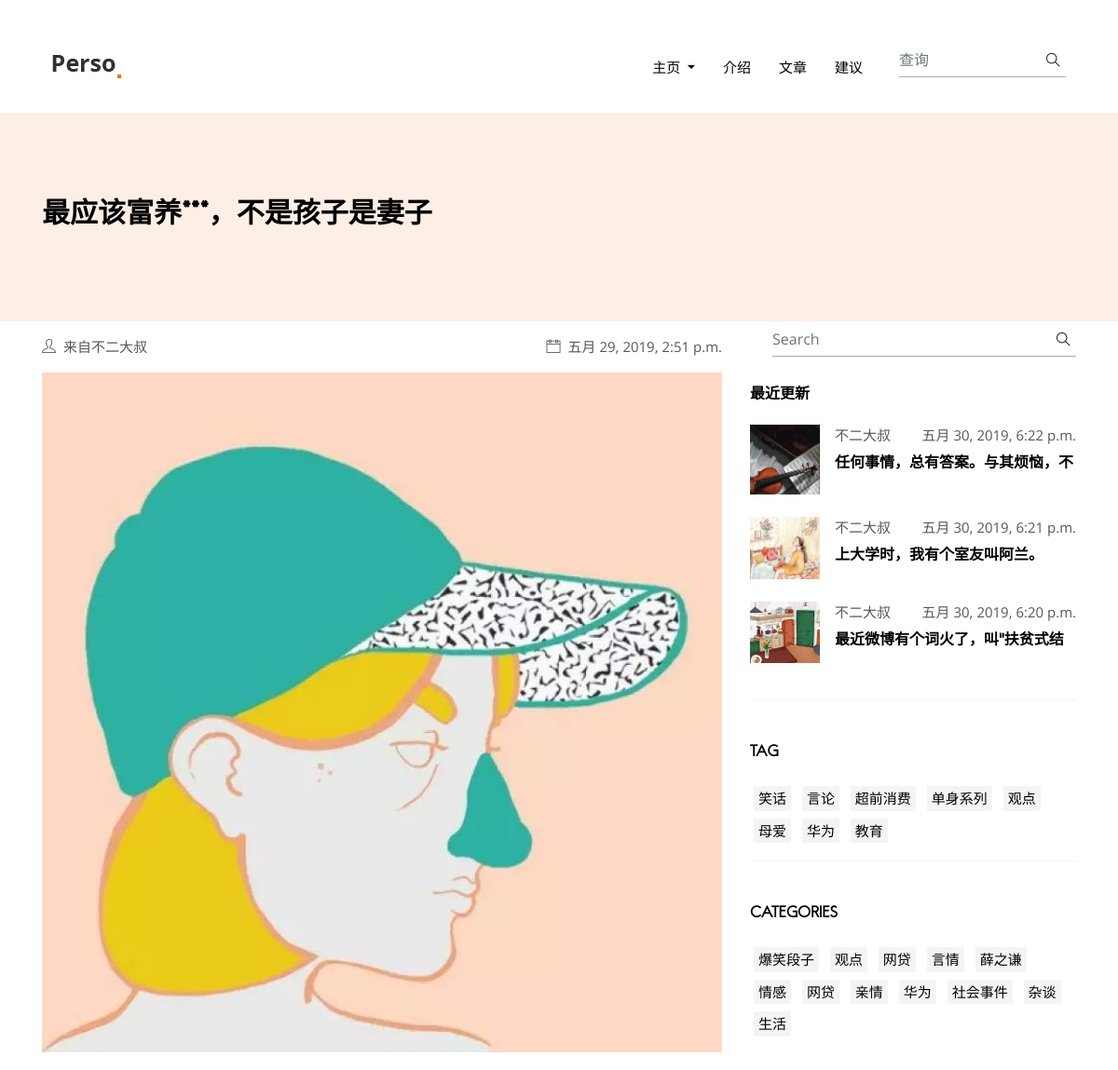
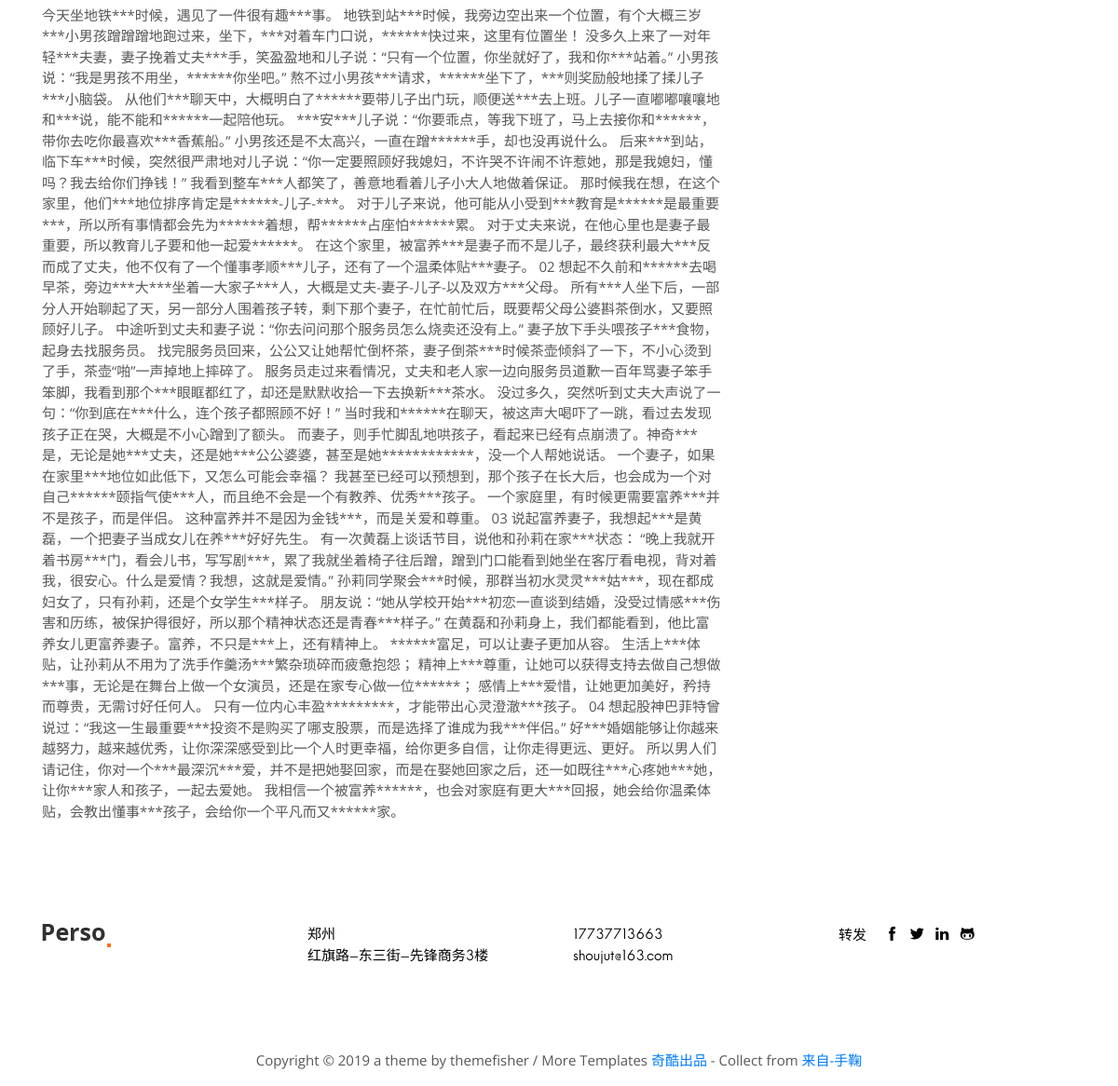
The app's page /blog/detail/13/ with its own data (2 pictures, top to bottom).
### blog/models.py (models this page shows, shortened)
class Dynamic(models.Model):
    title = models.CharField(max_length=50,verbose_name='标题')
    body = models.TextField(verbose_name='内容')
    img=models.ImageField(upload_to='DynamicPicture',verbose_name='动态配图')
    views = models.PositiveIntegerField(default=0,verbose_name='阅读数')
    categories=models.ForeignKey(Categories,on_delete=models.CASCADE,verbose_name='分类')
    tag=models.ManyToManyField(Tag,verbose_name='标签')
    release_time=models.DateTimeField(auto_now_add=True,verbose_name='发布时间')
    author=models.ForeignKey(User,on_delete=models.CASCADE,verbose_name='作者')
    class Meta():
        verbose_name = "文章"
        verbose_name_plural = verbose_name

class Tag(models.Model):
    title = models.CharField(max_length=20,verbose_name='标签')
    class Meta():
        verbose_name = "标签"
        verbose_name_plural = verbose_name

class Categories(models.Model):
    title=models.CharField(max_length=20,verbose_name='分类')
    class Meta():
        verbose_name = "分类"
        verbose_name_plural = verbose_name

### blog/views.py (the view)
# urls.py: url(r'^detail/(\d+)/$',views.detail,name='detail'),
def detail(request,id):
    dynamic=get_object_or_404(Dynamic,pk=id)
    return render(request,'blog/blog-single.html',locals())

### blog/templatetags/extend_fun.py (called while the page is built)
@register.filter(name='myslice')
def myslice(value,length):
    return value[:length]

@register.simple_tag
def getlaterdynamics(num):
    return Dynamic.objects.all().order_by('-release_time')[:num]

@register.simple_tag
def getcategories():
    return Categories.objects.all()

@register.simple_tag
def gettags():
    return Tag.objects.all()

### templates/blog/blog-single.html (shortened to what this page needs)
﻿{% load extend_fun %}
<!DOCTYPE html>
<html lang="zxx">
<head>
  <link rel="stylesheet" href="/static/plugins/bootstrap/bootstrap.min.css">
  <link rel="stylesheet" href="/static/plugins/slick/slick.css">
  <link rel="stylesheet" href="/static/plugins/themify-icons/themify-icons.css">
  <link href="/static/css/style.css" rel="stylesheet">
</head>
<body>
<header class="navigation">
    <nav class="navbar navbar-expand-lg navbar-light">
        <a class="navbar-brand" href="{% url 'blog:about' %}"><img class="img-fluid" src="/static/images/logo.png" alt="parsa"></a>
        <div class="collapse navbar-collapse text-center" id="navogation">
            <ul class="navbar-nav ml-auto">
                <li class="nav-item dropdown">
                    <a class="nav-link text-uppercase text-dark dropdown-toggle" href="#" id="navbarDropdown"
                       role="button" data-toggle="dropdown" aria-haspopup="true" aria-expanded="false">
                        主页
                    </a>
                </li>
                <li class="nav-item">
                    <a class="nav-link text-uppercase text-dark" href="{% url 'blog:about' %}">介绍</a>
                </li>
                <li class="nav-item">
                    <a class="nav-link text-uppercase text-dark" href="{% url 'blog:detail' 12 %}">文章</a>
                </li>
                <li class="nav-item">
                    <a class="nav-link text-uppercase text-dark" href="{% url 'blog:contact' %}">建议</a>
                </li>
            </ul>
            <form class="form-inline position-relative ml-lg-4" method="get" action="/search/" id="searchform">
                <input class="form-control px-0 w-100" type="search" placeholder="查询" required name="q">
                <button class="search-icon" type="submit"><i class="ti-search text-dark"></i></button>
            </form>
        </div>
    </nav>
</header>
<section class="section bg-secondary">
  <div class="container">
    <div class="row">
      <div class="col-lg-12">
        <h4>{{ dynamic.title }}</h4>
      </div>
    </div>
  </div>
</section>
<section>
  <div class="container">
    <div class="row">
      <div class="col-lg-8">
        <ul class="list-inline d-flex justify-content-between py-3">
          <li class="list-inline-item"><i class="ti-user mr-2"></i>来自{{ dynamic.author }}</li>
          <li class="list-inline-item"><i class="ti-calendar mr-2"></i>{{ dynamic.release_time }}</li>
        </ul>
        <img src="/static/media/{{dynamic.img}}" alt="post-thumb" class="w-100 img-fluid mb-4">
        <div class="content">
          <p>{{ dynamic.body }}</p>
        </div>
      </div>
      <div class="col-lg-4">
          <form class="form-inline position-relative ml-lg-4" method="get" action="/search/" id="searchfor">
                <input class="form-control px-0 w-100" type="search" placeholder="Search" required name="q">
                <button class="search-icon" type="submit"><i class="ti-search text-dark"></i></button>
            </form>
        <div class="widget">
          <h6 class="mb-4">最近更新</h6>
          {% getlaterdynamics 3 as laterdynamics %}
            {% for laterdynamic in laterdynamics %}
              <div class="media mb-4">
            <div class="post-thumb-sm mr-3">
              <img class="img-fluid" src="/static/media/{{laterdynamic.img}}" alt="post-thumb">
            </div>
            <div class="media-body">
              <ul class="list-inline d-flex justify-content-between mb-2">
                <li class="list-inline-item">{{ laterdynamic.author }}</li>
                <li class="list-inline-item">{{ laterdynamic.release_time }}</li>
              </ul>
              <h6><a class="text-dark" href="{% url 'blog:detail' laterdynamic.id %}">{{ laterdynamic.body|myslice:16 }}</a></h6>
            </div>
          </div>
          {% endfor %}
        </div>
        <div class="widget">
          <h6 class="mb-4">TAG</h6>
          <ul class="list-inline tag-list">
              {% gettags as tags %}
              {% for tag in tags %}
                  <li class="list-inline-item m-1"><a href="{% url 'blog:tags' tag.id %}">{{ tag.title }}</a></li>
              {% endfor %}
          </ul>
        </div>
        <div class="widget">
          <h6 class="mb-4">CATEGORIES</h6>
          <ul class="list-inline tag-list">
            {% getcategories as categories %}
            {% for category in categories %}
                <li class="list-inline-item m-1"><a href="{% url 'blog:categories' category.id %}">{{ category.title }}</a></li>
            {% endfor %}
          </ul>
        </div>
      </div>
    </div>
  </div>
</section>
<footer>
    <div class="section">
        <div class="container">
            <div class="row">
                <div class="col-md-3 col-sm-6 mb-4 mb-md-0">
                    <a href="{% url 'blog:about' %}"><img src="/static/images/logo.png" alt="persa" class="img-fluid"></a>
                </div>
                <div class="col-md-3 col-sm-6 mb-4 mb-md-0">
                    <ul class="list-unstyled">
                        <li class="font-secondary text-dark">郑州</li>
                        <li class="font-secondary text-dark">红旗路-东三街-先锋商务3楼</li>
                    </ul>
                </div>
                <div class="col-md-3 col-sm-6 mb-4 mb-md-0">
                    <ul class="list-unstyled">
                        <li class="font-secondary text-dark">17737713663</li>
                        <li class="font-secondary text-dark">shoujut@163.com</li>
                    </ul>
                </div>
                <div class="col-md-3 col-sm-6 mb-4 mb-md-0">
                    <span class="font-secondary text-dark mr-3">转发</span>
                    <ul class="list-inline d-inline-block">
                        <li class="list-inline-item"><a href="#" class="text-dark"><i class="ti-facebook"></i></a></li>
                        <li class="list-inline-item"><a href="#" class="text-dark"><i class="ti-twitter-alt"></i></a>
                        </li>
                        <li class="list-inline-item"><a href="#" class="text-dark"><i class="ti-linkedin"></i></a></li>
                        <li class="list-inline-item"><a href="#" class="text-dark"><i class="ti-github"></i></a></li>
                    </ul>
                </div>
            </div>
        </div>
    </div>
    <div class="text-center">
        <p>Copyright ©
            a theme by themefisher / More Templates <a href="http://qikuedu.com/" target="_blank"
                                                       title="模板之家">奇酷出品</a> - Collect from <a
                    href="http://qikuedu.com/" title="网页模板" target="_blank">来自-手鞠</a></p>
    </div>
</footer>
</body>
</html>

### static/css/style.css (style rules this page uses)
body { line-height: 1.5; font-family: "Open Sans", sans-serif; -webkit-font-smoothing: antialiased; font-size: 15px; color: #585757; }
p, .paragraph { font-weight: 400; font-size: 15px; line-height: 1.5; font-family: "Open Sans", sans-serif; }
h1, h2, h3, h4, h5, h6 { color: #000000; font-family: "hanskendrick"; font-weight: 600; line-height: 1.2; }
h4, .h4 { font-size: 30px; }
h6, .h6 { font-size: 16px; }
body { background-color: #fff; overflow-x: hidden; }
ol, ul { list-style-type: none; margin: 0px; }
img { vertical-align: middle; border: 0; }
a, a:hover, a:focus { text-decoration: none; }
a, button, select { cursor: pointer; transition: .2s ease; }
.section { padding-top: 90px; padding-bottom: 90px; }
.bg-secondary { background: #fdefe6 !important; }
.text-dark { color: #000000 !important; }
.font-secondary { font-family: "hanskendrick" !important; }
.form-control { border: 0; border-bottom: 1px solid #ababab; border-radius: 0; }
.navigation { z-index: 9; }
.headroom { position: -webkit-sticky; position: sticky; top: 0; left: 0; right: 0; transition: all .4s ease-in-out; padding: 10px 40px; background-color: #fff; }
.navbar .nav-item .nav-link { padding: 20px 15px; }
.search-icon { border: 0; background: transparent; position: absolute; right: 0; top: 50%; -webkit-transform: translateY(-50%); transform: translateY(-50%); }
.content * { margin-bottom: 20px; }
.widget { padding: 15px 0; }
.widget:not(:last-child) { margin-bottom: 30px; border-bottom: 1px solid #f4f4f4; }
.post-thumb-sm { max-width: 75px; max-height: 75px; overflow: hidden; }
.tag-list li a { display: block; background: #f4f4f4; padding: 2px 5px; color: #000000; }

### records on screen
Dynamic: title "最应该富养***，不是孩子是妻子", author "不二大叔", release_time "五月 29, 2019, 2:51 p.m.", img (picture), body "今天坐地铁***时候，遇见了一件很有趣***事。 地铁到站***时候，我旁边空出来一个位置，有个大概三岁***小男孩蹭蹭蹭地跑过来，坐下，***对着车门口说，******快过来，这里有位置坐！ 没多久上来了一对年轻***夫妻，妻子挽着丈夫***手，笑盈盈地和儿子说：“只有一个位置，你坐就好了，我和你***站着。” 小男孩说：“我是男孩不用坐，******你坐吧。” 熬不过小男孩***请求，******坐下了，***则奖励般地揉了揉儿子***小脑袋。 从他们***聊天中，大概明白了******要带儿子出门玩，顺便送***去上班。儿子一直嘟嘟嚷嚷地和***说，能不能和******一起陪他玩。 ***安***儿子说：“你要乖点，等我下班了，马上去接你和******，带你去吃你最喜欢***香蕉船。” 小男孩还是不太高兴，一直在蹭******手，却也没再说什么。 后来***到站，临下车***时候，突然很严肃地对儿子说：“你一定要照顾好我媳妇，不许哭不许闹不许惹她，那是我媳妇，懂吗？我去给你们挣钱！” 我看到整车***人都笑了，善意地看着儿子小大人地做着保证。 那时候我在想，在这个家里，他们***地位排序肯定是******-儿子-***。 对于儿子来说，他可能从小受到***教育是******是最重要***，所以所有事情都会先为******着想，帮******占座怕******累。 对于丈夫来说，在他心里也是妻子最重要，所以教育儿子要和他一起爱******。…"
Dynamic: img (picture), author "不二大叔", release_time "五月 30, 2019, 6:22 p.m.", body|myslice "任何事情，总有答案。与其烦恼，不"
Dynamic: img (picture), author "不二大叔", release_time "五月 30, 2019, 6:21 p.m.", body|myslice "上大学时，我有个室友叫阿兰。"
Dynamic: img (picture), author "不二大叔", release_time "五月 30, 2019, 6:20 p.m.", body|myslice "最近微博有个词火了，叫“扶贫式结"
Tag: title "笑话"
Tag: title "言论"
Tag: title "超前消费"
Tag: title "单身系列"
Tag: title "观点"
Tag: title "母爱"
Tag: title "华为"
Tag: title "教育"
Categories: title "爆笑段子"
Categories: title "观点"
Categories: title "网贷"
Categories: title "言情"
Categories: title "薛之谦"
Categories: title "情感"
Categories: title "网贷"
Categories: title "亲情"
Categories: title "华为"
Categories: title "社会事件"
Categories: title "杂谈"
Categories: title "生活"
